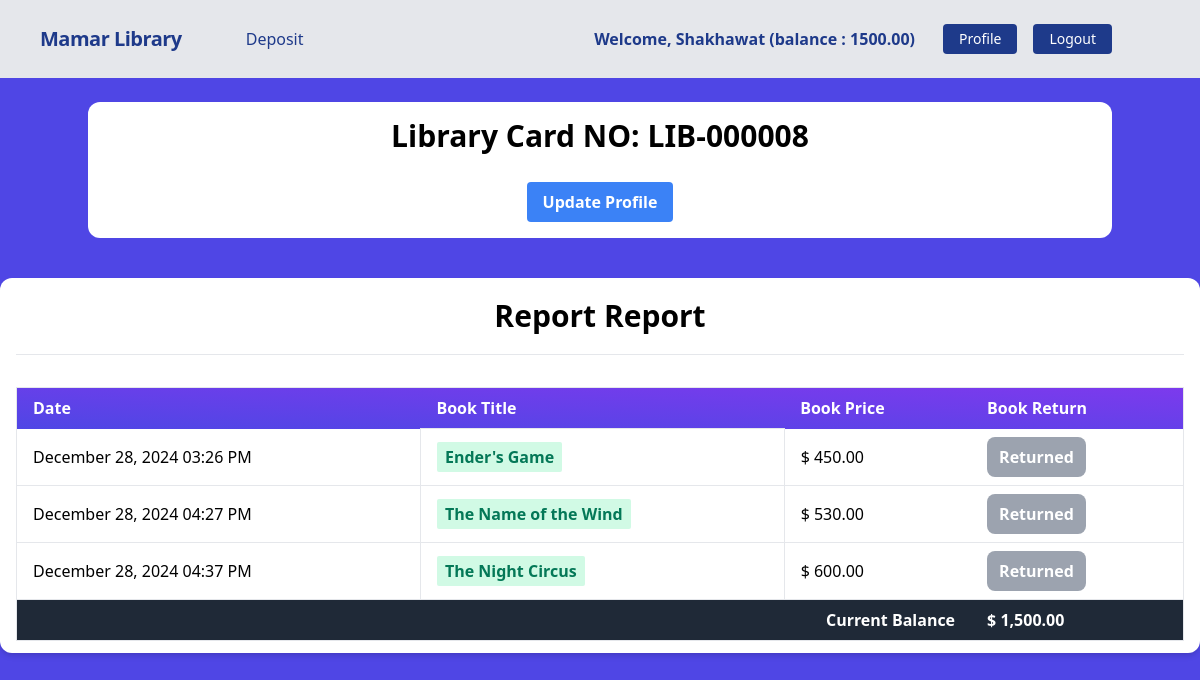
The page /accounts/profile/ (signed in) on the database its author committed.
### accounts/models.py (models this page shows, shortened)
class UserLibraryAccount(models.Model):
    user = models.OneToOneField(User, related_name='account', on_delete=models.CASCADE)
    library_card_no = models.CharField(max_length=20, unique=True, blank=True, null=True)
    birth_date = models.DateField(blank=True, null=True)
    gender = models.CharField(max_length=10, choices=GENDER_TYPE)
    balance = models.DecimalField(default=0, decimal_places=2, max_digits=12)

### library/models.py (models this page shows, shortened)
class Report(models.Model):
    user = models.ForeignKey(UserLibraryAccount, related_name='report', on_delete=models.CASCADE)
    book = models.ForeignKey(Book, related_name='report', on_delete=models.CASCADE)
    is_returned = models.BooleanField(default=False)
    timestamp = models.DateTimeField(auto_now_add=True, null=True, blank=True)

### books/models.py (models this page shows, shortened)
class Book(models.Model):
    title = models.CharField(max_length=100)
    author = models.CharField(max_length=100)
    description = models.TextField()
    image = models.ImageField(upload_to ='uploads/')
    price = models.DecimalField(max_digits=10, decimal_places=2)
    category = models.ForeignKey(Category, on_delete=models.CASCADE, related_name='book_category', null=True, blank=True)

### accounts/views.py (the view)
# urls.py: path('profile/', views.ProfileView.as_view(),name='profile'),
class ProfileView(View):
    template_name = 'accounts/profile.html'
    def get(self, request):
        user_library_account = self.request.user.account
        reports = Report.objects.filter(user=self.request.user.account)
        return render(request, self.template_name, {'user_library_account': user_library_account, 'reports': reports})

### accounts/templates/accounts/profile.html (shortened to what this page needs)
{% extends "core/base.html" %}
{% block content %}
{% load static %}
{% load humanize %}
<div class="bg-white px-3 py-4 rounded-xl my-6">
    <h4 class="font-bold text-3xl text-left pb-5 text-center">Library Card NO: {{user_library_account.library_card_no}}</h4>
    <div class="flex items-center justify-center gap-2 mt-2">
        <a href="{% url 'profile_update' %}" class="btn bg-blue-500 hover:bg-blue-700 text-white font-bold py-2 px-4 rounded focus:outline-none focus:shadow-outline">Update Profile</a>
    </div>
</div>
</div>
<div class="my-10 py-3 px-4 bg-white rounded-xl shadow-md">
    <h1 class="font-bold text-3xl text-center pb-5 pt-2">Report Report</h1>
    <hr />
    <table
      class="table-auto mx-auto w-full px-5 rounded-xl mt-8 border dark:border-neutral-500"
    >
      <thead class="bg-purple-900 text-white text-left">
        <tr
          class="bg-gradient-to-tr from-indigo-600 to-purple-600 rounded-md py-2 px-4 text-white font-bold"
        >
          <th class="px-4 py-2">Date</th>
          <th class="px-4 py-2">Book Title</th>
          <th class="px-4 py-2">Book Price</th>
          <th class="px-4 py-2">Book Return</th>
        </tr>
      </thead>
      <tbody>
        {% if reports %}
        {% for report in reports %}
        <tr class="border-b dark:border-neutral-500">
          <td class="px-4 py-2">
            {{ report.timestamp|date:"F d, Y h:i A" }}
          </td>
          <td class="px-4 py-3 text-s border">
            <span
              class="px-2 py-1 font-bold leading-tight rounded-sm text-green-700 bg-green-100"
            >
              {{ report.book.title }}
            </span>
          </td>
          <td class="px-4 py-2">
            $ {{ report.book.price|floatformat:2|intcomma }}
          </td>
          <td class="px-4 py-2">
            {% if not report.is_returned %}
                <a href="{% url 'return_book' report.id %}" class="btn bg-yellow-600 hover:bg-blue-500 py-2 px-3 rounded-lg text-white font-bold">Return</a>
            {% else %}
            <button class="bg-gray-400 py-2 px-3 rounded-lg text-white font-bold" disabled>Returned</button>
            {% endif %}
          </td>
        </tr>
        {% endfor %}
        {% endif %}
        <tr class="bg-gray-800 text-white">
          <th class="px-4 py-2 text-right" colspan="3">Current Balance</th>
          <th class="px-4 py-2 text-left">
            $ {{ user.account.balance|floatformat:2|intcomma }}
          </th>
        </tr>
      </tbody>
    </table>
  </div>
{% endblock %}

### core/templates/core/navbar.html (shortened to what this page needs)
<nav class="flex items-center justify-between flex-wrap bg-gray-200 p-6 px-10">
    <div class="flex items-center flex-shrink-0 text-white mr-6">
        <a href="{% url 'home' %}" class="font-semibold text-xl tracking-tight text-blue-900">Mamar Library</a>
    </div>
    <div class="w-full block flex-grow lg:flex lg:items-center lg:w-auto px-10">
        {% if request.user.is_authenticated %}
            <div class="text-md lg:flex-grow">
                <a href="{% url 'deposit_money' %}" class="block mt-4 lg:inline-block lg:mt-0 text-blue-900 hover:text-red-900 hover:font-black mr-4">
                    Deposit
                </a>
            </div>
            <div class="flex w-auto">
                <div class="text-blue-900 my-auto font-black px-5">Welcome, {{ request.user.first_name }} (balance : {{request.user.account.balance}}) </div>
                <a href="{% url 'profile' %}" class="mx-2 inline-block font-medium text-sm px-4 py-2 leading-none bg-blue-900 rounded text-white border-white hover:border-transparent hover:text-dark hover:bg-red-700 mt-4 lg:mt-0">Profile</a>
                <a href="{% url 'user_logout' %}" class="mx-2 inline-block font-medium text-sm px-4 py-2 leading-none bg-blue-900 rounded text-white border-white hover:border-transparent hover:text-dark hover:bg-red-700 mt-4 lg:mt-0">Logout</a>
            </div>
        {% endif %}
    </div>
</nav>

### rows shown on the page
UserLibraryAccount: library_card_no "LIB-000008"
Report: timestamp "December 28, 2024 03:26 PM", book "Ender's Game", book.price "450.00", is_returned "Returned"
Report: timestamp "December 28, 2024 04:27 PM", book "The Name of the Wind", book.price "530.00", is_returned "Returned"
Report: timestamp "December 28, 2024 04:37 PM", book "The Night Circus", book.price "600.00", is_returned "Returned"

### other values the page prints
{{ request.user.first_name }} "Shakhawat"
{{ request.user.account.balance }} "1500.00"
{{ user.account.balance|floatformat:2|intcomma }} "1,500.00"
